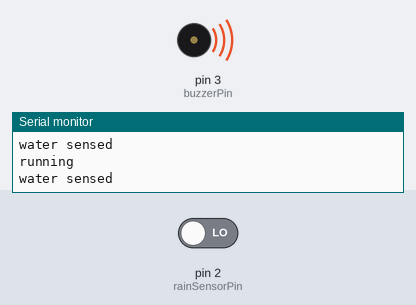
Bench run of a sketch on a simulated Arduino Uno, built with avr-gcc and run on an emulated ATmega328P. Shown: buzzer (waves = sounding, pin HIGH), the last lines printed to the serial monitor. The test bench sets the inputs (shaded band); at power-on: pin 2 (rainSensorPin) LOW.

Above: at 2.8 s.
2.9 s: pin 2 (rainSensorPin) driven HIGH
At 3.4 s:
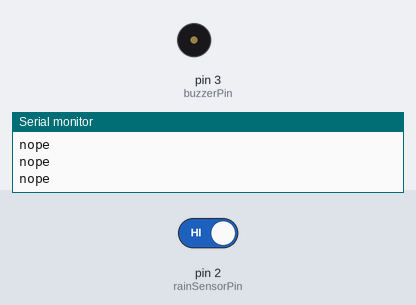
4.5 s: pin 2 (rainSensorPin) driven LOW
At 5.2 s:
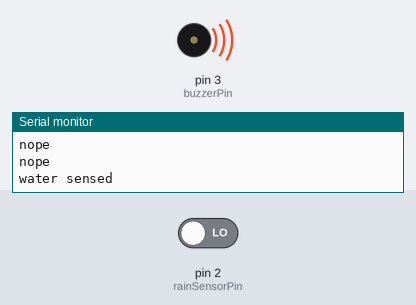
Timing chart, 0 to 7.5 s (numbered marks = the images above; inputs shaded):
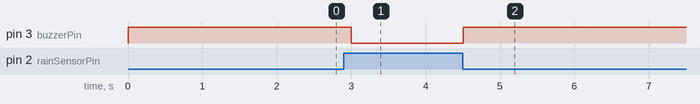

The sketch:

waterSensor.ino
```cpp
const int rainSensorPin = 2; // water sensor connected to pin 2
const int buzzerPin = 3;     // buzzer connected to pin 3

void setup() {
  pinMode(rainSensorPin, INPUT); // set rain sensor pin as input
  pinMode(buzzerPin, OUTPUT);    // set buzzer pin as output
  Serial.begin(9600);            // initialize serial communication at 9600 baud rate
  Serial.println("running");
}

void loop() {
  int isRain = digitalRead(rainSensorPin); // read the state of the rain sensor
  Serial.println("running");
  while (isRain == HIGH) {  // while no rain is detected
    Serial.println("nope");
    isRain = digitalRead(rainSensorPin); // update rain sensor reading
  }

  digitalWrite(buzzerPin, HIGH); // turn on the buzzer
  Serial.println("water sensed");
  delay(1000);                    // wait for 1 second
  digitalWrite(buzzerPin, LOW);  // turn off the buzzer
}
```

Measured:
- after the input at 2.9 s, pin 3 (buzzerPin): HIGH → LOW after 0.10 s
- after the input at 4.5 s, pin 3 (buzzerPin): LOW → HIGH at once
